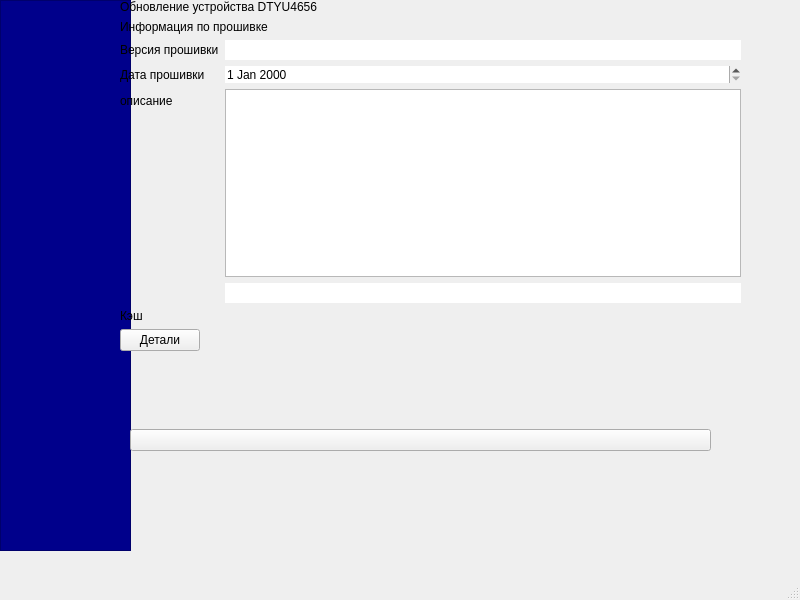
<?xml version="1.0" encoding="UTF-8"?>
<ui version="4.0">
 <class>MainWindow</class>
 <widget class="QMainWindow" name="MainWindow">
  <property name="geometry">
   <rect>
    <x>0</x>
    <y>0</y>
    <width>800</width>
    <height>600</height>
   </rect>
  </property>
  <property name="windowTitle">
   <string>MainWindow</string>
  </property>
  <property name="styleSheet">
   <string notr="true">background-color: whitergb(255, 252, 237)</string>
  </property>
  <widget class="QWidget" name="centralwidget">
   <widget class="QFrame" name="frame">
    <property name="geometry">
     <rect>
      <x>0</x>
      <y>0</y>
      <width>131</width>
      <height>551</height>
     </rect>
    </property>
    <property name="styleSheet">
     <string notr="true">background-color: darkBlue;</string>
    </property>
    <property name="frameShape">
     <enum>QFrame::StyledPanel</enum>
    </property>
    <property name="frameShadow">
     <enum>QFrame::Raised</enum>
    </property>
   </widget>
   <widget class="QWidget" name="widget" native="true">
    <property name="geometry">
     <rect>
      <x>120</x>
      <y>0</y>
      <width>621</width>
      <height>351</height>
     </rect>
    </property>
    <property name="styleSheet">
     <string notr="true">QWidget{background-color, #fff}</string>
    </property>
    <layout class="QGridLayout" name="gridLayout">
     <item row="0" column="0">
      <layout class="QVBoxLayout" name="verticalLayout">
       <item>
        <widget class="QLabel" name="label_update">
         <property name="text">
          <string>Обновление устройства DTYU4656</string>
         </property>
        </widget>
       </item>
       <item>
        <widget class="QLabel" name="label_info">
         <property name="text">
          <string>Информация по прошивке</string>
         </property>
        </widget>
       </item>
       <item>
        <layout class="QFormLayout" name="formLayout">
         <item row="0" column="0">
          <widget class="QLabel" name="label_version">
           <property name="text">
            <string>Версия прошивки</string>
           </property>
          </widget>
         </item>
         <item row="0" column="1">
          <widget class="QLineEdit" name="lineEdit_version">
           <property name="frame">
            <bool>false</bool>
           </property>
          </widget>
         </item>
         <item row="1" column="0">
          <widget class="QLabel" name="label_data">
           <property name="text">
            <string>Дата прошивки</string>
           </property>
          </widget>
         </item>
         <item row="1" column="1">
          <widget class="QDateEdit" name="dateEdit">
           <property name="contextMenuPolicy">
            <enum>Qt::DefaultContextMenu</enum>
           </property>
           <property name="autoFillBackground">
            <bool>false</bool>
           </property>
           <property name="inputMethodHints">
            <set>Qt::ImhPreferNumbers</set>
           </property>
           <property name="wrapping">
            <bool>false</bool>
           </property>
           <property name="frame">
            <bool>false</bool>
           </property>
           <property name="accelerated">
            <bool>false</bool>
           </property>
           <property name="keyboardTracking">
            <bool>true</bool>
           </property>
          </widget>
         </item>
         <item row="2" column="0">
          <widget class="QLabel" name="label_des">
           <property name="text">
            <string>описание</string>
           </property>
          </widget>
         </item>
         <item row="2" column="1">
          <widget class="QTextBrowser" name="textBrowser_description">
           <property name="autoFillBackground">
            <bool>false</bool>
           </property>
           <property name="frameShadow">
            <enum>QFrame::Sunken</enum>
           </property>
           <property name="lineWidth">
            <number>0</number>
           </property>
          </widget>
         </item>
         <item row="3" column="1">
          <widget class="QLineEdit" name="lineEdit_cash">
           <property name="frame">
            <bool>false</bool>
           </property>
          </widget>
         </item>
         <item row="5" column="0">
          <widget class="QPushButton" name="pushButton">
           <property name="text">
            <string>Детали</string>
           </property>
          </widget>
         </item>
         <item row="4" column="0">
          <widget class="QLabel" name="label_cash">
           <property name="text">
            <string>Кэш</string>
           </property>
          </widget>
         </item>
        </layout>
       </item>
      </layout>
     </item>
    </layout>
   </widget>
   <widget class="QWidget" name="gridLayoutWidget">
    <property name="geometry">
     <rect>
      <x>130</x>
      <y>340</y>
      <width>581</width>
      <height>201</height>
     </rect>
    </property>
    <layout class="QGridLayout" name="gridLayout_2">
     <item row="0" column="0">
      <widget class="QPushButton" name="pushButton_2">
       <property name="text">
        <string/>
       </property>
       <property name="icon">
        <iconset>
         <normaloff>images/X.png</normaloff>images/X.png</iconset>
       </property>
      </widget>
     </item>
    </layout>
   </widget>
  </widget>
  <widget class="QMenuBar" name="menubar">
   <property name="geometry">
    <rect>
     <x>0</x>
     <y>0</y>
     <width>800</width>
     <height>26</height>
    </rect>
   </property>
  </widget>
  <widget class="QStatusBar" name="statusbar"/>
 </widget>
 <resources/>
 <connections/>
</ui>
